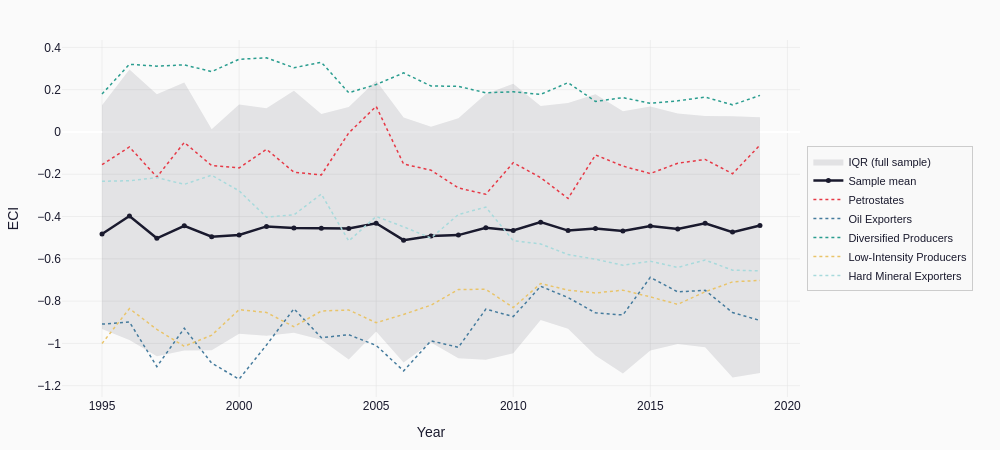

This figure's notebook cell:
### Markdown cell above
## 4. ECI Evolution

### Code cell
eci_stats = df.groupby('Year')[ECI_COL].agg(
    Mean='mean',
    Q1=lambda x: x.quantile(0.25),
    Q3=lambda x: x.quantile(0.75),
).reset_index()

cluster_eci = df.groupby(['Year', 'ClusterLabels'])[ECI_COL].mean().reset_index()

CLUSTER_COLORS = {
    'Petrostates':             '#E63946',
    'Oil Exporters':           '#457B9D',
    'Diversified Producers':   '#2A9D8F',
    'Low-Intensity Producers': '#E9C46A',
    'Hard Mineral Exporters':  '#A8DADC',
}

fig = go.Figure()
fig.add_trace(go.Scatter(
    x=eci_stats['Year'].tolist() + eci_stats['Year'].tolist()[::-1],
    y=eci_stats['Q3'].tolist() + eci_stats['Q1'].tolist()[::-1],
    fill='toself', fillcolor='rgba(26,26,46,0.10)',
    line=dict(color='rgba(255,255,255,0)'),
    showlegend=True, name='IQR (full sample)', hoverinfo='skip',
))
fig.add_trace(go.Scatter(
    x=eci_stats['Year'], y=eci_stats['Mean'],
    mode='lines+markers',
    line=dict(color=NAVY, width=2.5),
    marker=dict(size=5, color=NAVY),
    name='Sample mean',
))
for lbl, color in CLUSTER_COLORS.items():
    sub = cluster_eci[cluster_eci['ClusterLabels'] == lbl]
    if len(sub) == 0:
        continue
    fig.add_trace(go.Scatter(
        x=sub['Year'], y=sub[ECI_COL],
        mode='lines', line=dict(color=color, width=1.5, dash='dot'),
        name=lbl,
    ))

fig.update_layout(
    font=dict(family=FONT, color=NAVY),
    paper_bgcolor=BG, plot_bgcolor=BG,
    width=1000, height=450,
    margin=dict(l=60, r=200, t=40, b=50),
    xaxis=dict(title='Year', gridcolor=GRID, gridwidth=0.5),
    yaxis=dict(title='ECI', gridcolor=GRID, gridwidth=0.5),
    legend=dict(
        x=1.01, y=0.5, xanchor='left', yanchor='middle',
        font=dict(size=11), bgcolor='rgba(250,250,250,0.9)',
        bordercolor='#ccc', borderwidth=1,
    ),
)
save_html(fig, 'eci_evolution')
fig.show()

### Figure 1 — Plotly figure (JSON) as saved in the notebook; plotly's stock layout.template omitted (floating-point values rounded to 4 significant figures)
{"data": [{"fill": "toself", "fillcolor": "rgba(26,26,46,0.10)", "hoverinfo": "skip", "line": {"color": "rgba(255,255,255,0)"}, "name": "IQR (full sample)", "showlegend": true, "type": "scatter", "x": [1995, 1996, 1997, 1998, 1999, 2000, 2001, 2002, 2003, 2004, 2005, 2006, 2007, 2008, 2009, 2010, 2011, 2012, 2013, 2014, 2015, 2016, 2017, 2018, 2019, 2019, 2018, 2017, 2016, 2015, 2014, 2013, 2012, 2011, 2010, 2009, 2008, 2007, 2006, 2005, 2004, 2003, 2002, 2001, 2000, 1999, 1998, 1997, 1996, 1995], "y": [0.126, 0.295, 0.1785, 0.2345, 0.013, 0.1305, 0.1125, 0.1955, 0.0845, 0.1185, 0.2425, 0.0685, 0.025, 0.0655, 0.18, 0.228, 0.1225, 0.137, 0.1785, 0.098, 0.1205, 0.0875, 0.076, 0.075, 0.07, -1.139, -1.161, -1.018, -1.002, -1.034, -1.142, -1.058, -0.9305, -0.889, -1.047, -1.077, -1.071, -0.9955, -1.091, -0.944, -1.075, -0.9825, -0.949, -0.964, -0.954, -1.032, -1.034, -1.06, -0.9835, -0.932]}, {"line": {"color": "#1a1a2e", "width": 2.5}, "marker": {"color": "#1a1a2e", "size": 5}, "mode": "lines+markers", "name": "Sample mean", "type": "scatter", "x": [1995, 1996, 1997, 1998, 1999, 2000, 2001, 2002, 2003, 2004, 2005, 2006, 2007, 2008, 2009, 2010, 2011, 2012, 2013, 2014, 2015, 2016, 2017, 2018, 2019], "y": [-0.4822, -0.3973, -0.5027, -0.4436, -0.4956, -0.487, -0.4465, -0.454, -0.4547, -0.4567, -0.4317, -0.5116, -0.4921, -0.4878, -0.453, -0.4659, -0.4264, -0.4663, -0.4561, -0.4682, -0.4444, -0.4591, -0.4318, -0.4736, -0.4419]}, {"line": {"color": "#E63946", "dash": "dot", "width": 1.5}, "mode": "lines", "name": "Petrostates", "type": "scatter", "x": [1995, 1996, 1997, 1998, 1999, 2000, 2001, 2002, 2003, 2004, 2005, 2006, 2007, 2008, 2009, 2010, 2011, 2012, 2013, 2014, 2015, 2016, 2017, 2018, 2019], "y": [-0.1549, -0.07082, -0.2132, -0.04936, -0.159, -0.1699, -0.08191, -0.1901, -0.2031, -0.004182, 0.1212, -0.1518, -0.1805, -0.2649, -0.2945, -0.1449, -0.216, -0.3145, -0.1086, -0.1614, -0.1965, -0.1478, -0.1297, -0.1975, -0.06218]}, {"line": {"color": "#457B9D", "dash": "dot", "width": 1.5}, "mode": "lines", "name": "Oil Exporters", "type": "scatter", "x": [1995, 1996, 1997, 1998, 1999, 2000, 2001, 2002, 2003, 2004, 2005, 2006, 2007, 2008, 2009, 2010, 2011, 2012, 2013, 2014, 2015, 2016, 2017, 2018, 2019], "y": [-0.9087, -0.8985, -1.11, -0.9283, -1.093, -1.169, -1.007, -0.8362, -0.9728, -0.959, -1.009, -1.13, -0.9877, -1.019, -0.8379, -0.8731, -0.7299, -0.7829, -0.8555, -0.8655, -0.6875, -0.7562, -0.7489, -0.8542, -0.8914]}, {"line": {"color": "#2A9D8F", "dash": "dot", "width": 1.5}, "mode": "lines", "name": "Diversified Producers", "type": "scatter", "x": [1995, 1996, 1997, 1998, 1999, 2000, 2001, 2002, 2003, 2004, 2005, 2006, 2007, 2008, 2009, 2010, 2011, 2012, 2013, 2014, 2015, 2016, 2017, 2018, 2019], "y": [0.1795, 0.3201, 0.3114, 0.3175, 0.2856, 0.344, 0.3506, 0.3039, 0.3296, 0.1856, 0.2245, 0.2794, 0.2176, 0.2159, 0.1854, 0.1903, 0.1779, 0.2333, 0.1446, 0.1625, 0.1356, 0.1473, 0.165, 0.1284, 0.173]}, {"line": {"color": "#E9C46A", "dash": "dot", "width": 1.5}, "mode": "lines", "name": "Low-Intensity Producers", "type": "scatter", "x": [1995, 1996, 1997, 1998, 1999, 2000, 2001, 2002, 2003, 2004, 2005, 2006, 2007, 2008, 2009, 2010, 2011, 2012, 2013, 2014, 2015, 2016, 2017, 2018, 2019], "y": [-1.0, -0.8352, -0.9337, -1.014, -0.9613, -0.8403, -0.8539, -0.9209, -0.8466, -0.8421, -0.902, -0.8629, -0.819, -0.7449, -0.7441, -0.8305, -0.7166, -0.7482, -0.7614, -0.7482, -0.7799, -0.8153, -0.756, -0.7087, -0.7021]}, {"line": {"color": "#A8DADC", "dash": "dot", "width": 1.5}, "mode": "lines", "name": "Hard Mineral Exporters", "type": "scatter", "x": [1995, 1996, 1997, 1998, 1999, 2000, 2001, 2002, 2003, 2004, 2005, 2006, 2007, 2008, 2009, 2010, 2011, 2012, 2013, 2014, 2015, 2016, 2017, 2018, 2019], "y": [-0.2329, -0.2307, -0.2158, -0.2476, -0.2044, -0.2783, -0.4028, -0.3918, -0.2937, -0.5155, -0.3993, -0.4485, -0.5017, -0.3902, -0.3555, -0.514, -0.5297, -0.5798, -0.6018, -0.6302, -0.6113, -0.6405, -0.6055, -0.6535, -0.6568]}], "layout": {"font": {"color": "#1a1a2e", "family": "IBM Plex Sans, Arial, sans-serif"}, "height": 450, "legend": {"bgcolor": "rgba(250,250,250,0.9)", "bordercolor": "#ccc", "borderwidth": 1, "font": {"size": 11}, "x": 1.01, "xanchor": "left", "y": 0.5, "yanchor": "middle"}, "margin": {"b": 50, "l": 60, "r": 200, "t": 40}, "paper_bgcolor": "#fafafa", "plot_bgcolor": "#fafafa", "width": 1000, "xaxis": {"gridcolor": "#e0e0e0", "gridwidth": 0.5, "title": {"text": "Year"}}, "yaxis": {"gridcolor": "#e0e0e0", "gridwidth": 0.5, "title": {"text": "ECI"}}}}
